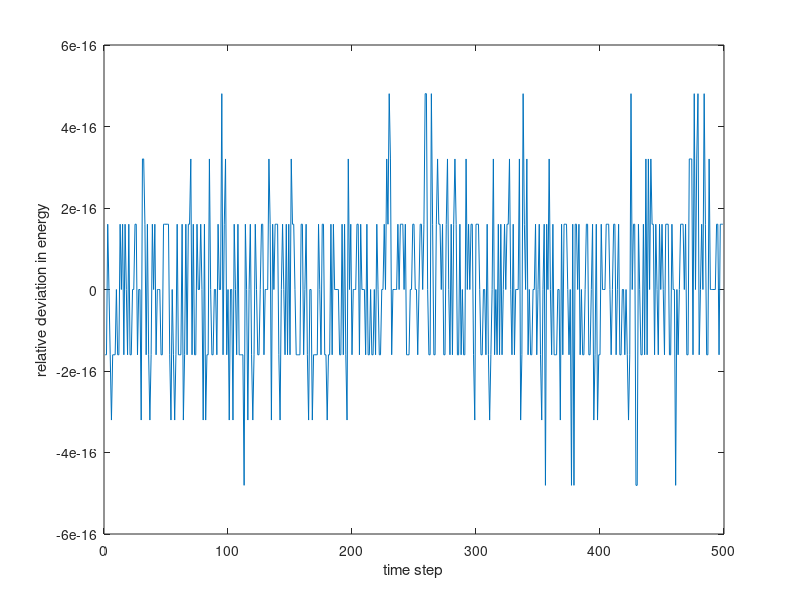

The MATLAB script that drew this image:
% 2D wave equation solver: basic, initial conditions only, Dirichlet
% conditions

% include energy calculation

% S. Bilbao, 3 July 2021
% Acoustics and Audio Group
% University of Edinburgh

clear all
close all

%%%%%%%%%%%%%%%%%%%%%%%%%%%% flags

plot_on = 0;            % enable plotting in the run time loop
egy_on = 1;             % enable energy calculation

%%%%%%%%%%%%%%%%%%%%%%%%%%%% parameters

SR = 50000;             % sample rate (Hz)

L = 1;                  % domain side length (m)
c = 344;                % wave speed (m/s)

Tf = 0.01;              % duration of simulation (s)
ctr = [0.2 0.3];        % coordinates of center of initial distribution (m)
wid = 0.05;             % radius of distribution (m)
psi0amp = 0.01;         % amplitude of distribution (nd)

lambda = 1/sqrt(2);     % Courant number <= 1/\sqrt(2)            

%%%%%%%%%%%%%%%%%%%%%%%%%%%% derived parameters

k = 1/SR;               % time step (s)

h = c*k/lambda;         % set grid spacing from Counrant number
N = floor(L/h);         % determine integer number of segments length h dividing L evenly
h = L/N;                % reset grid spacing
lambda = c*k/h;         % reset Courant number

Nf = floor(Tf*SR);      % number of time samples to run simulation     

%%%%%%%%%%%%%%%%%%%%%%%%%%%%%% initial condition setup

psi0 = zeros(N+1,N+1);  % use to store initial condition profile (a lump!)

for qq=1:N+1
    
    for rr=1:N+1
        
        x = (qq-1)*h;
        y = (rr-1)*h;
        dist = sqrt((x-ctr(1))^2+(y-ctr(2))^2);

        if(dist<=wid)
            
            psi0(qq,rr) = 0.5*psi0amp*(1+cos(pi*dist/wid));
            
        end
        
    end
    
end

psi1 = psi0;          % set initial values of grid functions both to the lump
psi2 = psi0;

psi = zeros(N+1,N+1); % initialise unknown grid function (at the next time step)

%%%%%%%%%%%%%%%%%%%%%%%%%%%%%% energy setup

if(egy_on)
    
    H = zeros(Nf,1);
    
end

%%%%%%%%%%%%%%%%%%%%%%%%%%%%%% main loop

for n=1:Nf
    
    % main update: calculate next values of psi from values at two previous
    % time steps
    
    psi(2:end-1,2:end-1) = 2*psi1(2:end-1,2:end-1)-psi2(2:end-1,2:end-1)+lambda^2*(psi1(3:end,2:end-1)+psi1(1:end-2,2:end-1)+psi1(2:end-1,3:end)+psi1(2:end-1,1:end-2)-4*psi1(2:end-1,2:end-1));
    
    % calculate energy
    
    if(egy_on)
        
        H(n) = 0.5*h^2*sum(sum((psi-psi1).^2))/k^2+0.5*c^2*sum(sum((psi(2:end,:)-psi(1:end-1,:)).*(psi1(2:end,:)-psi1(1:end-1,:))))+0.5*c^2*sum(sum((psi(:,2:end)-psi(:,1:end-1)).*(psi1(:,2:end)-psi1(:,1:end-1))));
    
    end
    
    % plot 
    
    if(plot_on)
        
        surf([0:N]*h, [0:N]*h, psi')
        xlabel('x (m)')
        ylabel('y(m)')
        shading interp
        axis equal
        view(2)
        drawnow
        
    end
    
    % reset state in preparation for next iteration
    
    psi2 = psi1;
    psi1 = psi;
    
end

% plot energy variation

if(egy_on)
    
    Herr = (H(2:end)-H(1))/H(1);
    figure(2)
    plot(Herr)
    xlabel('time step')
    ylabel('relative deviation in energy')
    
end


